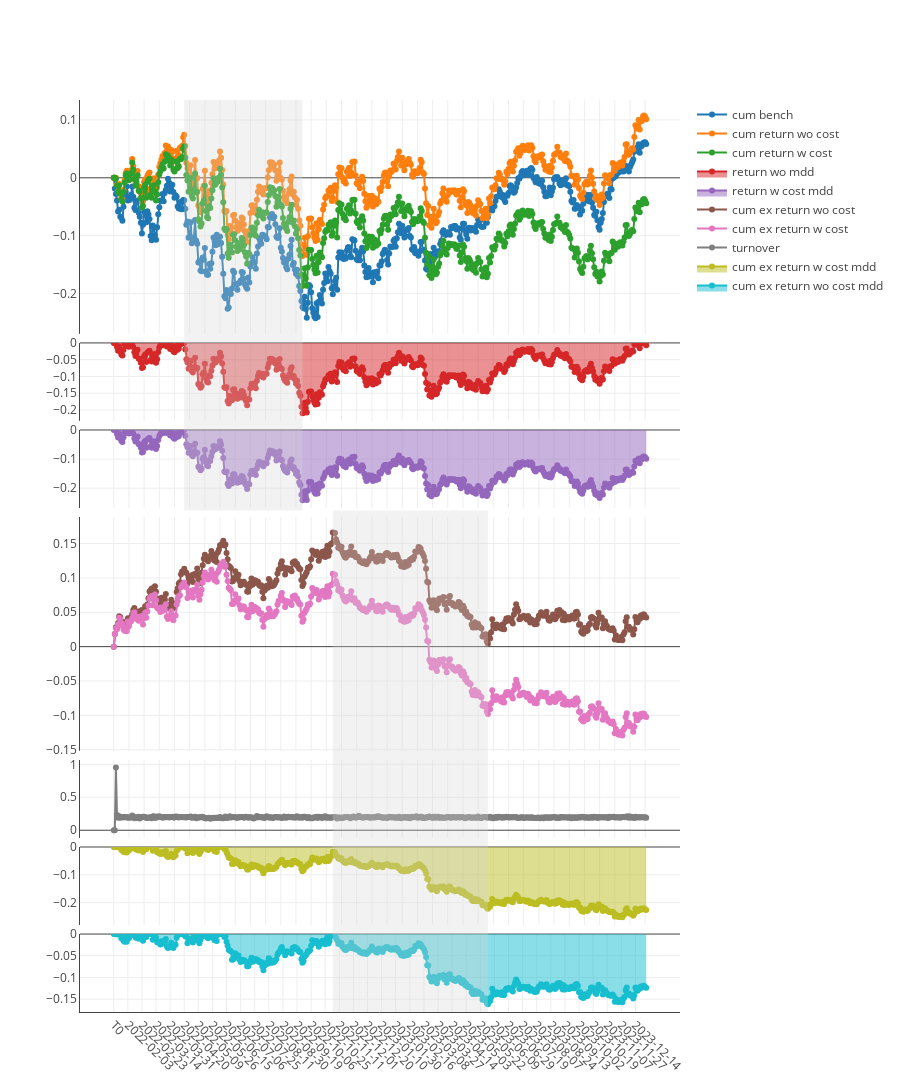

The cell this chart's notebook holds for it:
### Code cell
import pickle

file_path = f'out/backtests/{ex_num}/boot/0-graph.pkl'

with open(file_path, 'rb') as file:
    chart = pickle.load(file)
chart.show()

### Figure 1 — Plotly figure (JSON) as saved in the notebook; plotly's stock layout.template omitted (floating-point values rounded to 4 significant figures; data arrays with more than 128 entries replaced by an {"elided": "..."} marker saying what was removed)
{"data": [{"mode": "lines+markers", "name": "cum bench", "type": "scatter", "x": {"elided": "492 str values"}, "xaxis": "x", "y": {"elided": "492 float values"}, "yaxis": "y"}, {"mode": "lines+markers", "name": "cum return wo cost", "type": "scatter", "x": {"elided": "492 str values"}, "xaxis": "x", "y": {"elided": "492 float values"}, "yaxis": "y"}, {"mode": "lines+markers", "name": "cum return w cost", "type": "scatter", "x": {"elided": "492 str values"}, "xaxis": "x", "y": {"elided": "492 float values"}, "yaxis": "y"}, {"fill": "tozeroy", "mode": "lines+markers", "name": "return wo mdd", "type": "scatter", "x": {"elided": "492 str values"}, "xaxis": "x2", "y": {"elided": "492 float values"}, "yaxis": "y2"}, {"fill": "tozeroy", "mode": "lines+markers", "name": "return w cost mdd", "type": "scatter", "x": {"elided": "492 str values"}, "xaxis": "x3", "y": {"elided": "492 float values"}, "yaxis": "y3"}, {"mode": "lines+markers", "name": "cum ex return wo cost", "type": "scatter", "x": {"elided": "492 str values"}, "xaxis": "x4", "y": {"elided": "492 float values"}, "yaxis": "y4"}, {"mode": "lines+markers", "name": "cum ex return w cost", "type": "scatter", "x": {"elided": "492 str values"}, "xaxis": "x4", "y": {"elided": "492 float values"}, "yaxis": "y4"}, {"mode": "lines+markers", "name": "turnover", "type": "scatter", "x": {"elided": "492 str values"}, "xaxis": "x5", "y": {"elided": "492 float values"}, "yaxis": "y5"}, {"fill": "tozeroy", "mode": "lines+markers", "name": "cum ex return w cost mdd", "type": "scatter", "x": {"elided": "492 str values"}, "xaxis": "x6", "y": {"elided": "492 float values"}, "yaxis": "y6"}, {"fill": "tozeroy", "mode": "lines+markers", "name": "cum ex return wo cost mdd", "type": "scatter", "x": {"elided": "492 str values"}, "xaxis": "x7", "y": {"elided": "492 float values"}, "yaxis": "y7"}], "layout": {"height": 1200, "shapes": [{"fillcolor": "#d3d3d3", "line": {"width": 0}, "opacity": 0.3, "type": "rect", "x0": "2022-04-20", "x1": "2022-09-26", "xref": "x", "y0": 0.55, "y1": 1, "yref": "paper"}, {"fillcolor": "#d3d3d3", "line": {"width": 0}, "opacity": 0.3, "type": "rect", "x0": "2022-11-03", "x1": "2023-06-01", "xref": "x", "y0": 0, "y1": 0.55, "yref": "paper"}], "title": {"text": " "}, "xaxis": {"anchor": "y", "domain": [0, 1], "matches": "x7", "showline": false, "showticklabels": false, "tickangle": 45, "type": "category"}, "xaxis2": {"anchor": "y2", "domain": [0, 1], "matches": "x7", "showline": false, "showticklabels": false, "tickangle": 45, "type": "category"}, "xaxis3": {"anchor": "y3", "domain": [0, 1], "matches": "x7", "showline": false, "showticklabels": false, "tickangle": 45, "type": "category"}, "xaxis4": {"anchor": "y4", "domain": [0, 1], "matches": "x7", "showline": false, "showticklabels": false, "tickangle": 45, "type": "category"}, "xaxis5": {"anchor": "y5", "domain": [0, 1], "matches": "x7", "showline": false, "showticklabels": false, "tickangle": 45, "type": "category"}, "xaxis6": {"anchor": "y6", "domain": [0, 1], "matches": "x7", "showline": false, "showticklabels": false, "tickangle": 45, "type": "category"}, "xaxis7": {"anchor": "y7", "domain": [0, 1], "showline": true, "tickangle": 45, "type": "category"}, "yaxis": {"anchor": "x", "domain": [0.7436, 1], "showline": true, "showticklabels": true, "zeroline": true}, "yaxis2": {"anchor": "x2", "domain": [0.6482, 0.7336], "showline": true, "showticklabels": true, "zeroline": true}, "yaxis3": {"anchor": "x3", "domain": [0.5527, 0.6382], "showline": true, "showticklabels": true, "zeroline": true}, "yaxis4": {"anchor": "x4", "domain": [0.2864, 0.5427], "showline": true, "showticklabels": true, "zeroline": true}, "yaxis5": {"anchor": "x5", "domain": [0.1909, 0.2764], "showline": true, "showticklabels": true, "zeroline": true}, "yaxis6": {"anchor": "x6", "domain": [0.09545, 0.1809], "showline": true, "showticklabels": true, "zeroline": true}, "yaxis7": {"anchor": "x7", "domain": [0, 0.08545], "showline": true, "showticklabels": true, "zeroline": true}}}
